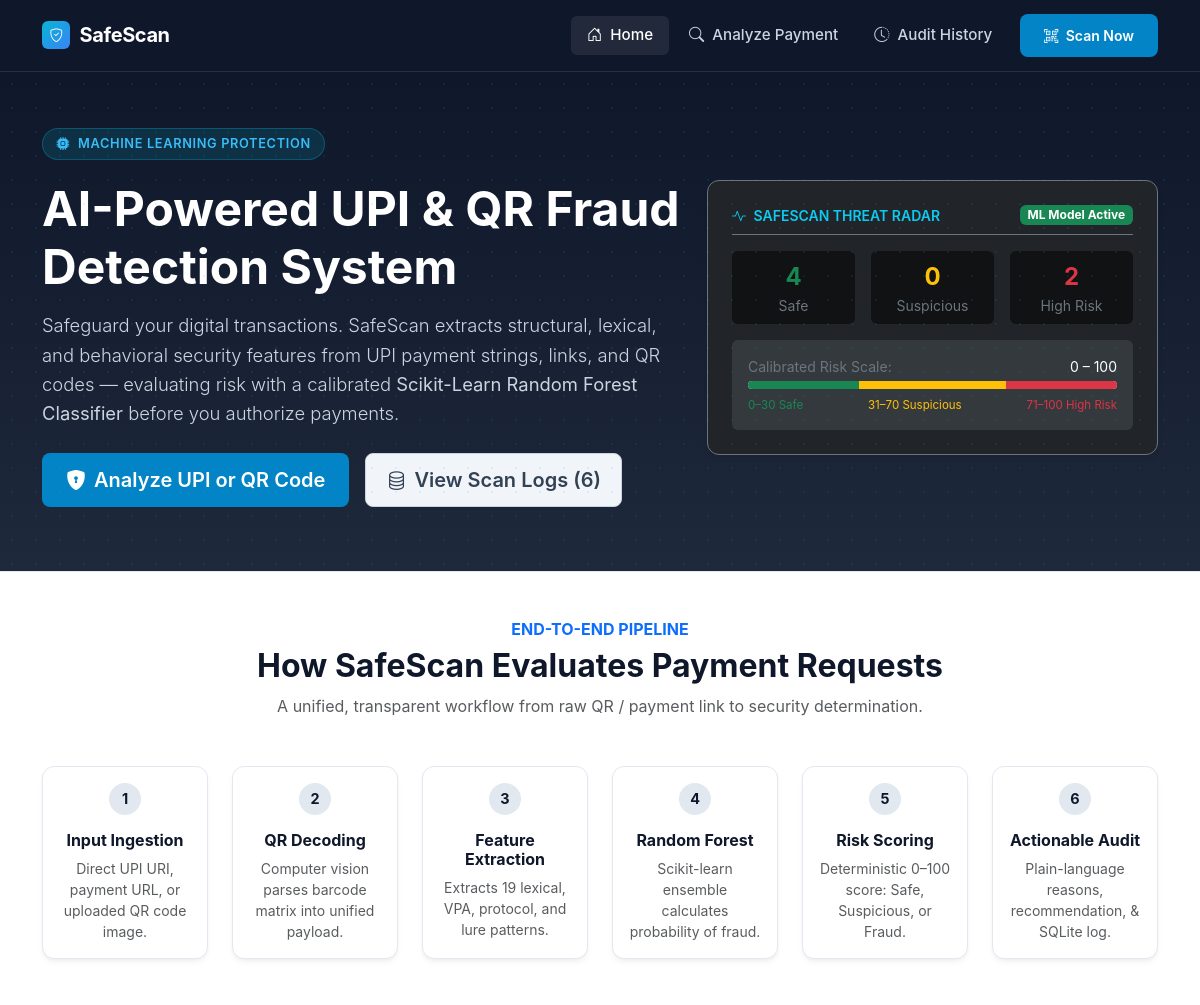
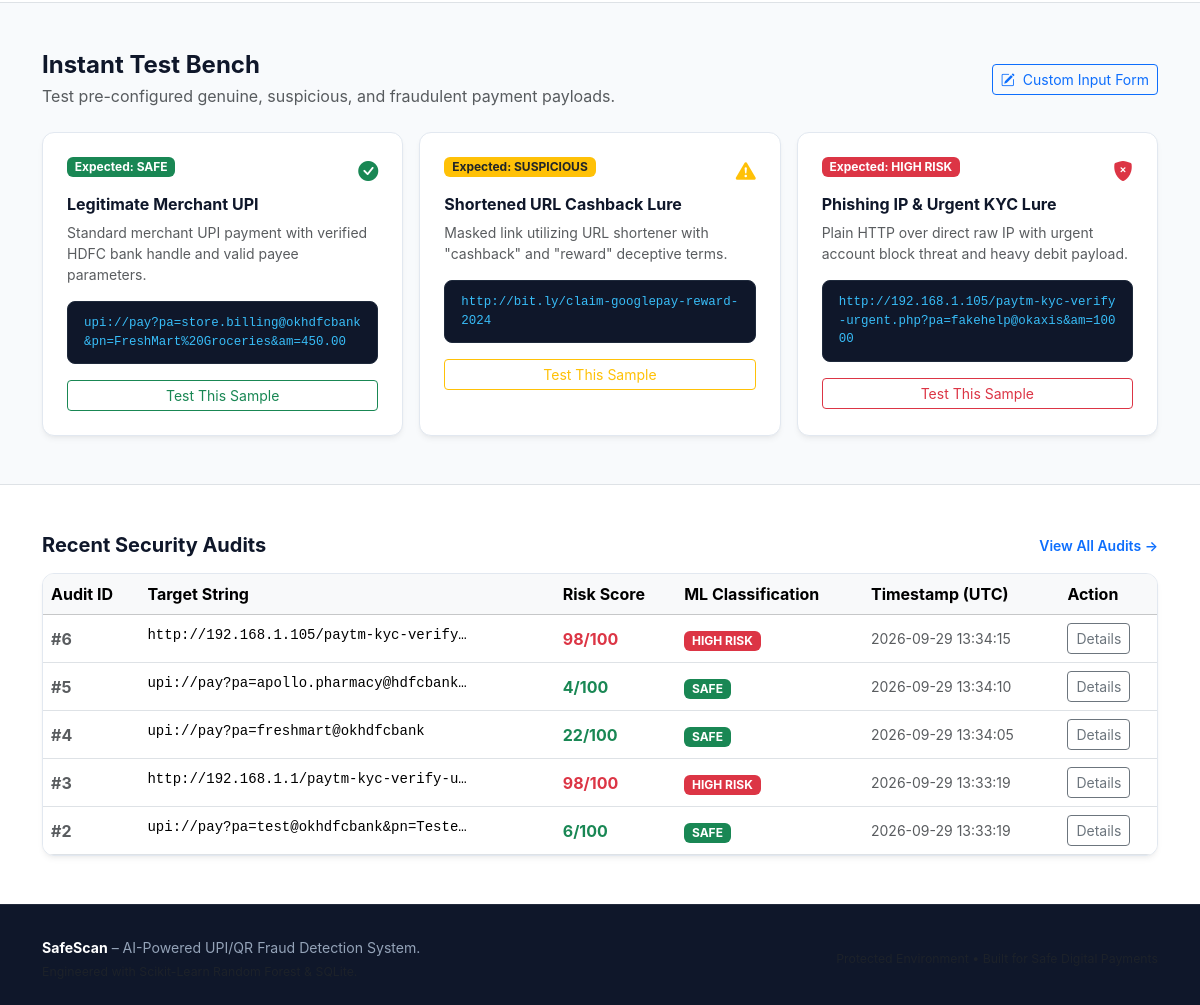
Before: / with the older database file (2 pictures, top to bottom).
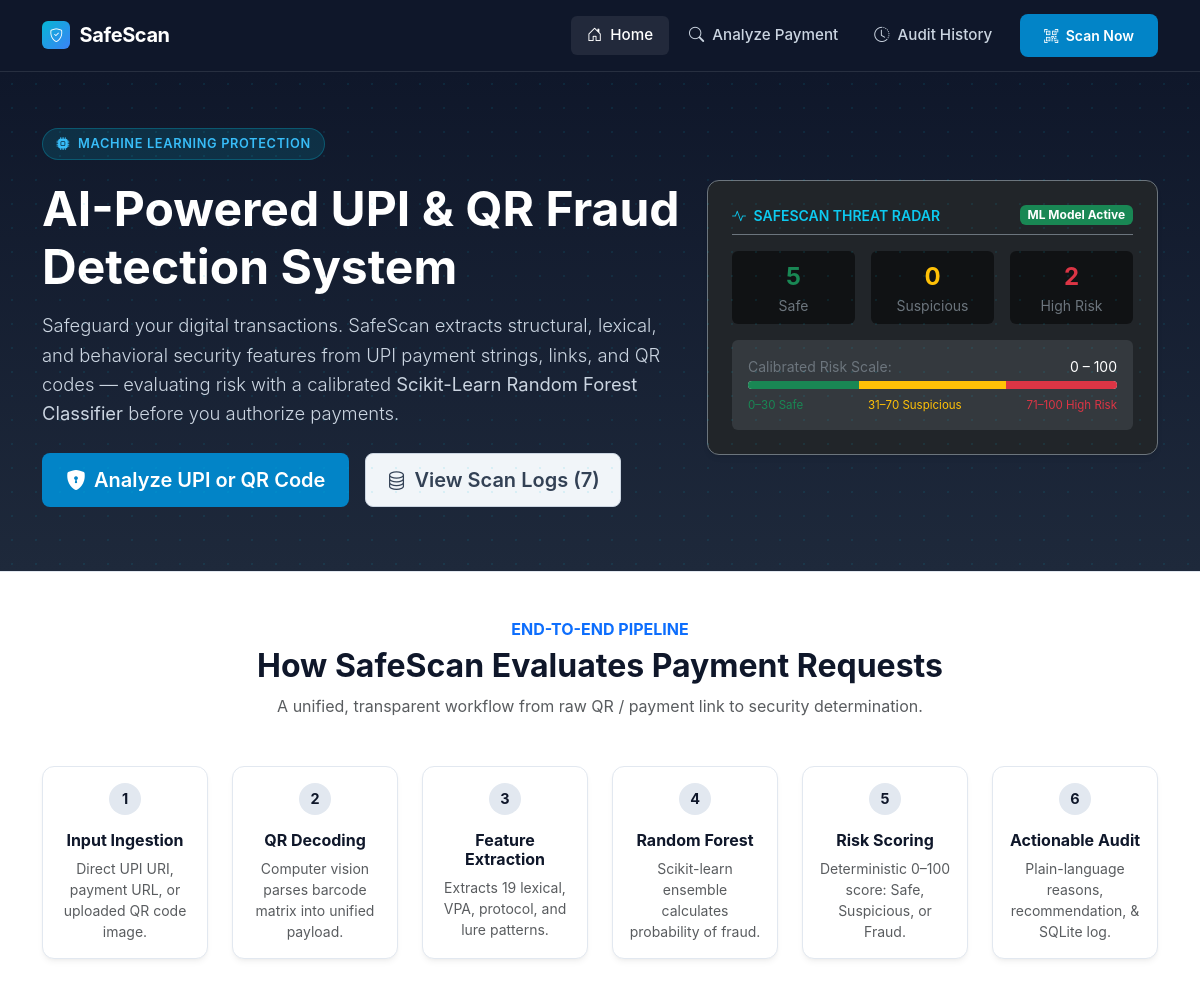
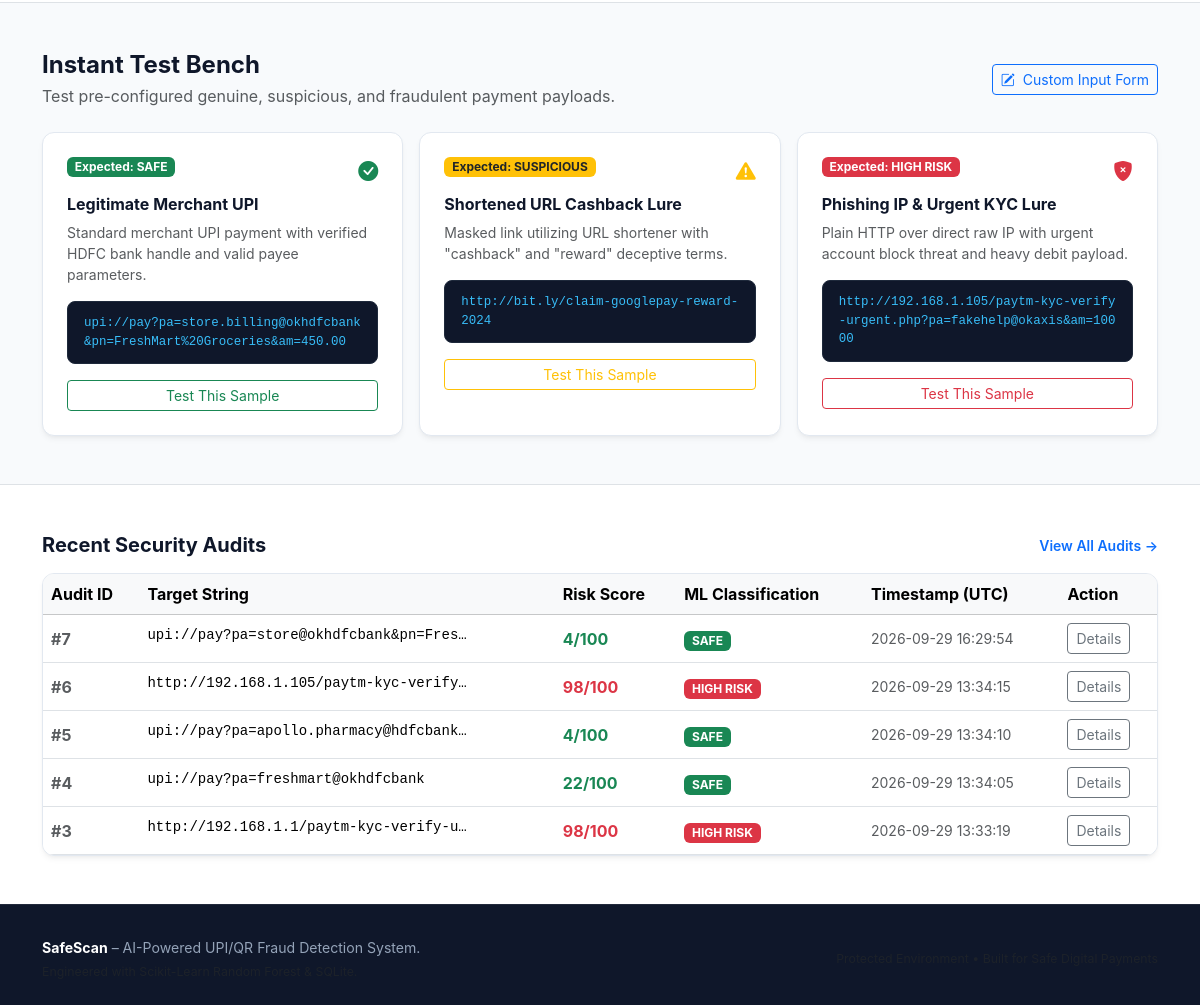
After: the same page with the newer database file (2 pictures, top to bottom).
### tables this page shows
CREATE TABLE scans (
            id INTEGER PRIMARY KEY AUTOINCREMENT,
            input_data TEXT NOT NULL,
            prediction TEXT NOT NULL,
            risk_score INTEGER NOT NULL,
            features TEXT NOT NULL,
            created_at TIMESTAMP DEFAULT CURRENT_TIMESTAMP
        );

### SafeScan/app.py (the view)
@app.route('/')
def index():
    stats = get_scan_statistics()
    recent = get_recent_scans(limit=5)
    return render_template('index.html', stats=stats, recent_scans=recent)

### SafeScan/templates/index.html (shortened to what this page needs)
<!DOCTYPE html>
<html lang="en">
<head>
  <link href="https://cdn.jsdelivr.net/npm/bootstrap@5.3.3/dist/css/bootstrap.min.css" rel="stylesheet">
  <link rel="stylesheet" href="https://cdn.jsdelivr.net/npm/bootstrap-icons@1.11.3/font/bootstrap-icons.min.css">
  <link rel="stylesheet" href="{{ url_for('static', filename='css/style.css') }}">
</head>
<body>
  <nav class="navbar navbar-expand-lg navbar-safescan">
    <div class="container">
      <a class="navbar-brand navbar-brand-logo" href="{{ url_for('index') }}">
        <div class="navbar-brand-shield">
          <i class="bi bi-shield-check"></i>
        </div>
        <span>SafeScan</span>
      </a>
      <div class="collapse navbar-collapse" id="navMenu">
        <ul class="navbar-nav ms-auto align-items-lg-center gap-1">
          <li class="nav-item">
            <a class="nav-link nav-link-custom active" href="{{ url_for('index') }}">
              <i class="bi bi-house-door me-1"></i> Home
            </a>
          </li>
          <li class="nav-item">
            <a class="nav-link nav-link-custom" href="{{ url_for('analyze') }}">
              <i class="bi bi-search me-1"></i> Analyze Payment
            </a>
          </li>
          <li class="nav-item">
            <a class="nav-link nav-link-custom" href="{{ url_for('history') }}">
              <i class="bi bi-clock-history me-1"></i> Audit History
            </a>
          </li>
          <li class="nav-item ms-lg-2 mt-2 mt-lg-0">
            <a href="{{ url_for('analyze') }}" class="btn btn-sm btn-primary-action">
              <i class="bi bi-qr-code-scan me-1"></i> Scan Now
            </a>
          </li>
        </ul>
      </div>
    </div>
  </nav>
  <section class="hero-section">
    <div class="container">
      <div class="row align-items-center g-4">
        <div class="col-lg-7">
          <div class="hero-badge">
            <i class="bi bi-cpu-fill"></i> Machine Learning Protection
          </div>
          <h1 class="display-5 fw-bold text-white mb-3">
            AI-Powered UPI & QR Fraud Detection System
          </h1>
          <p class="lead text-slate-300 mb-4" style="color: #cbd5e1; font-size: 1.15rem; line-height: 1.6;">
            Safeguard your digital transactions. SafeScan extracts structural, lexical, and behavioral security features from UPI payment strings, links, and QR codes — evaluating risk with a calibrated <strong>Scikit-Learn Random Forest Classifier</strong> before you authorize payments.
          </p>
          <div class="d-flex flex-wrap gap-3">
            <a href="{{ url_for('analyze') }}" class="btn btn-lg btn-primary-action d-inline-flex align-items-center gap-2">
              <i class="bi bi-shield-lock-fill"></i> Analyze UPI or QR Code
            </a>
            <a href="{{ url_for('history') }}" class="btn btn-lg btn-secondary-action d-inline-flex align-items-center gap-2">
              <i class="bi bi-database"></i> View Scan Logs ({{ stats.total }})
            </a>
          </div>
        </div>
        <div class="col-lg-5">
          <div class="card-security p-4 bg-dark text-white border-secondary">
            <div class="d-flex align-items-center justify-content-between mb-3 border-bottom border-secondary pb-2">
              <div class="small text-uppercase fw-semibold text-info">
                <i class="bi bi-activity me-1"></i> SafeScan Threat Radar
              </div>
              <span class="badge bg-success">ML Model Active</span>
            </div>
            <div class="row g-3 text-center mb-3">
              <div class="col-4">
                <div class="p-2 rounded bg-black bg-opacity-50">
                  <div class="fs-4 fw-bold text-success">{{ stats.safe }}</div>
                  <div class="text-secondary small">Safe</div>
                </div>
              </div>
              <div class="col-4">
                <div class="p-2 rounded bg-black bg-opacity-50">
                  <div class="fs-4 fw-bold text-warning">{{ stats.suspicious }}</div>
                  <div class="text-secondary small">Suspicious</div>
                </div>
              </div>
              <div class="col-4">
                <div class="p-2 rounded bg-black bg-opacity-50">
                  <div class="fs-4 fw-bold text-danger">{{ stats.high_risk }}</div>
                  <div class="text-secondary small">High Risk</div>
                </div>
              </div>
            </div>
            <div class="p-3 rounded bg-secondary bg-opacity-25 small mb-0">
              <div class="d-flex justify-content-between text-secondary mb-1">
                <span>Calibrated Risk Scale:</span>
                <span class="text-white">0 – 100</span>
              </div>
              <div class="progress mb-2" style="height: 8px;">
                <div class="progress-bar bg-success" style="width: 30%"></div>
                <div class="progress-bar bg-warning" style="width: 40%"></div>
                <div class="progress-bar bg-danger" style="width: 30%"></div>
              </div>
              <div class="d-flex justify-content-between text-secondary" style="font-size: 0.72rem;">
                <span class="text-success">0–30 Safe</span>
                <span class="text-warning">31–70 Suspicious</span>
                <span class="text-danger">71–100 High Risk</span>
              </div>
            </div>
          </div>
        </div>
      </div>
    </div>
  </section>
  <section class="py-5 bg-white border-bottom">
    <div class="container">
      <div class="text-center mb-5">
        <h6 class="text-uppercase text-primary fw-bold letter-spacing-1">End-to-End Pipeline</h6>
        <h2 class="fw-bold">How SafeScan Evaluates Payment Requests</h2>
        <p class="text-muted">A unified, transparent workflow from raw QR / payment link to security determination.</p>
      </div>
      <div class="row g-4">
        <div class="col-md-4 col-lg-2">
          <div class="card-security h-100 p-3 text-center">
            <div class="pipeline-step-num mx-auto">1</div>
            <h6 class="fw-bold mb-2">Input Ingestion</h6>
            <p class="text-muted small mb-0">Direct UPI URI, payment URL, or uploaded QR code image.</p>
          </div>
        </div>
        <div class="col-md-4 col-lg-2">
          <div class="card-security h-100 p-3 text-center">
            <div class="pipeline-step-num mx-auto">2</div>
            <h6 class="fw-bold mb-2">QR Decoding</h6>
            <p class="text-muted small mb-0">Computer vision parses barcode matrix into unified payload.</p>
          </div>
        </div>
        <div class="col-md-4 col-lg-2">
          <div class="card-security h-100 p-3 text-center">
            <div class="pipeline-step-num mx-auto">3</div>
            <h6 class="fw-bold mb-2">Feature Extraction</h6>
            <p class="text-muted small mb-0">Extracts 19 lexical, VPA, protocol, and lure patterns.</p>
          </div>
        </div>
        <div class="col-md-4 col-lg-2">
          <div class="card-security h-100 p-3 text-center">
            <div class="pipeline-step-num mx-auto">4</div>
            <h6 class="fw-bold mb-2">Random Forest</h6>
            <p class="text-muted small mb-0">Scikit-learn ensemble calculates probability of fraud.</p>
          </div>
        </div>
        <div class="col-md-4 col-lg-2">
          <div class="card-security h-100 p-3 text-center">
            <div class="pipeline-step-num mx-auto">5</div>
            <h6 class="fw-bold mb-2">Risk Scoring</h6>
            <p class="text-muted small mb-0">Deterministic 0–100 score: Safe, Suspicious, or Fraud.</p>
          </div>
        </div>
        <div class="col-md-4 col-lg-2">
          <div class="card-security h-100 p-3 text-center">
            <div class="pipeline-step-num mx-auto">6</div>
            <h6 class="fw-bold mb-2">Actionable Audit</h6>
            <p class="text-muted small mb-0">Plain-language reasons, recommendation, & SQLite log.</p>
          </div>
        </div>
      </div>
    </div>
  </section>
  <section class="py-5" style="background-color: var(--app-bg);">
    <div class="container">
      <div class="row align-items-center mb-4">
        <div class="col-md-8">
          <h4 class="fw-bold mb-1">Instant Test Bench</h4>
          <p class="text-muted mb-0">Test pre-configured genuine, suspicious, and fraudulent payment payloads.</p>
        </div>
        <div class="col-md-4 text-md-end mt-3 mt-md-0">
          <a href="{{ url_for('analyze') }}" class="btn btn-outline-primary btn-sm">
            <i class="bi bi-pencil-square me-1"></i> Custom Input Form
          </a>
        </div>
      </div>
      <div class="row g-3">
        <div class="col-lg-4">
          <div class="card-security h-100 p-4 card-security-hover">
            <div class="d-flex justify-content-between align-items-start mb-2">
              <span class="badge bg-success">Expected: SAFE</span>
              <i class="bi bi-check-circle-fill text-success fs-5"></i>
            </div>
            <h6 class="fw-bold">Legitimate Merchant UPI</h6>
            <p class="text-muted small">Standard merchant UPI payment with verified HDFC bank handle and valid payee parameters.</p>
            <div class="mono-snippet mb-3" style="font-size: 0.78rem;">
              upi://pay?pa=store.billing@okhdfcbank&pn=FreshMart%20Groceries&am=450.00
            </div>
            <a href="{{ url_for('analyze', input='upi://pay?pa=store.billing@okhdfcbank&pn=FreshMart%20Groceries&am=450.00') }}" class="btn btn-sm btn-outline-success w-100">
              Test This Sample
            </a>
          </div>
        </div>
        <div class="col-lg-4">
          <div class="card-security h-100 p-4 card-security-hover">
            <div class="d-flex justify-content-between align-items-start mb-2">
              <span class="badge bg-warning text-dark">Expected: SUSPICIOUS</span>
              <i class="bi bi-exclamation-triangle-fill text-warning fs-5"></i>
            </div>
            <h6 class="fw-bold">Shortened URL Cashback Lure</h6>
            <p class="text-muted small">Masked link utilizing URL shortener with "cashback" and "reward" deceptive terms.</p>
            <div class="mono-snippet mb-3" style="font-size: 0.78rem;">
              http://bit.ly/claim-googlepay-reward-2024
            </div>
            <a href="{{ url_for('analyze', input='http://bit.ly/claim-googlepay-reward-2024') }}" class="btn btn-sm btn-outline-warning w-100">
              Test This Sample
            </a>
          </div>
        </div>
        <div class="col-lg-4">
          <div class="card-security h-100 p-4 card-security-hover">
            <div class="d-flex justify-content-between align-items-start mb-2">
              <span class="badge bg-danger">Expected: HIGH RISK</span>
              <i class="bi bi-shield-fill-x text-danger fs-5"></i>
            </div>
            <h6 class="fw-bold">Phishing IP & Urgent KYC Lure</h6>
            <p class="text-muted small">Plain HTTP over direct raw IP with urgent account block threat and heavy debit payload.</p>
            <div class="mono-snippet mb-3" style="font-size: 0.78rem;">
              http://192.168.1.105/paytm-kyc-verify-urgent.php?pa=fakehelp@okaxis&am=10000
            </div>
            <a href="{{ url_for('analyze', input='http://192.168.1.105/paytm-kyc-verify-urgent.php?pa=fakehelp@okaxis&am=10000') }}" class="btn btn-sm btn-outline-danger w-100">
              Test This Sample
            </a>
          </div>
        </div>
      </div>
    </div>
  </section>
  {% if recent_scans %}
  <section class="py-5 bg-white border-top">
    <div class="container">
      <div class="d-flex justify-content-between align-items-center mb-3">
        <h5 class="fw-bold mb-0">Recent Security Audits</h5>
        <a href="{{ url_for('history') }}" class="text-decoration-none small fw-semibold">View All Audits &rarr;</a>
      </div>
      <div class="card-security overflow-hidden">
        <div class="table-responsive">
          <table class="table table-hover align-middle mb-0">
            <thead class="table-light">
              <tr>
                <th>Audit ID</th>
                <th>Target String</th>
                <th>Risk Score</th>
                <th>ML Classification</th>
                <th>Timestamp (UTC)</th>
                <th>Action</th>
              </tr>
            </thead>
            <tbody>
              {% for scan in recent_scans %}
              <tr>
                <td class="fw-bold text-muted">#{{ scan.id }}</td>
                <td>
                  <span class="text-truncate d-inline-block font-monospace small" style="max-width: 320px;">
                    {{ scan.input_data }}
                  </span>
                </td>
                <td>
                  <span class="fw-bold {% if scan.risk_score <= 30 %}text-success{% elif scan.risk_score <= 70 %}text-warning{% else %}text-danger{% endif %}">
                    {{ scan.risk_score }}/100
                  </span>
                </td>
                <td>
                  {% if scan.prediction == 'SAFE' %}
                    <span class="badge bg-success">SAFE</span>
                  {% elif scan.prediction == 'SUSPICIOUS' %}
                    <span class="badge bg-warning text-dark">SUSPICIOUS</span>
                  {% else %}
                    <span class="badge bg-danger">HIGH RISK</span>
                  {% endif %}
                </td>
                <td class="text-muted small">{{ scan.created_at }}</td>
                <td>
                  <a href="{{ url_for('result', scan_id=scan.id) }}" class="btn btn-sm btn-outline-secondary">
                    Details
                  </a>
                </td>
              </tr>
              {% endfor %}
            </tbody>
          </table>
        </div>
      </div>
    </div>
  </section>
  {% endif %}
  <footer>
    <div class="container">
      <div class="row align-items-center">
        <div class="col-md-6 text-center text-md-start mb-2 mb-md-0">
          <span class="fw-bold text-white">SafeScan</span> – AI-Powered UPI/QR Fraud Detection System.
          <div class="small text-muted mt-1">Engineered with Scikit-Learn Random Forest & SQLite.</div>
        </div>
        <div class="col-md-6 text-center text-md-end text-muted small">
        </div>
      </div>
    </div>
  </footer>
</body>
</html>

Changed rows visible on the page:
no longer on this page (row unchanged): scans: id "2", input_data "upi://pay?pa=test@okhdfcbank&pn=Teste…", risk_score "6", prediction "SAFE", created_at "2026-09-29 13:33:19"
added scans: id "7", input_data "upi://pay?pa=store@okhdfcbank&pn=Fres…", risk_score "4", prediction "SAFE", created_at "2026-09-29 16:29:54"
Other visible differences:
{{ stats.total }}: "6" → "7"
{{ stats.safe }}: "4" → "5"
